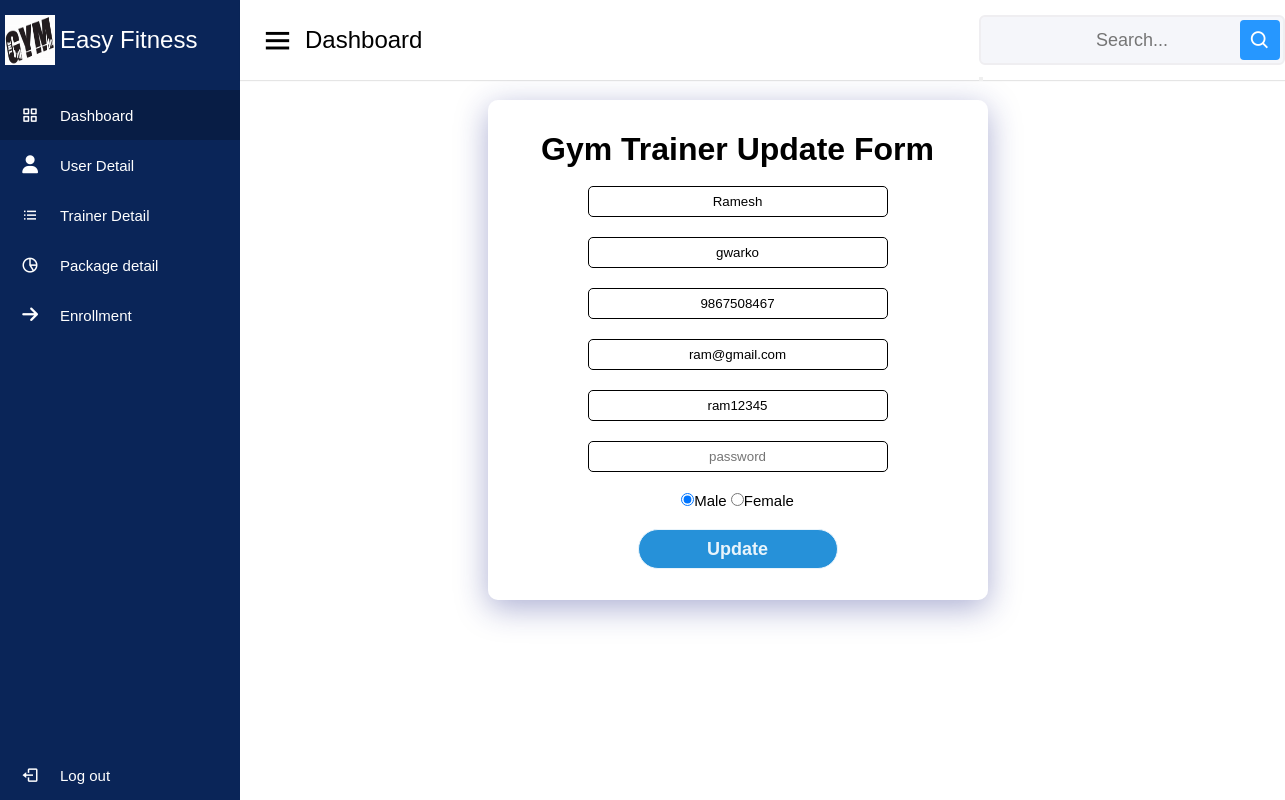
The page /admin/update_trainer.php?id=5 (signed in) on the database its author committed.
### tables this page shows
CREATE TABLE `trainer` (
  `id` int(11) NOT NULL,
  `name` varchar(50) NOT NULL,
  `address` varchar(50) NOT NULL,
  `phone` varchar(50) NOT NULL,
  `email` varchar(50) NOT NULL,
  `trainername` varchar(50) NOT NULL,
  `password` varchar(50) NOT NULL,
  `gender` varchar(50) NOT NULL
);

### admin/update_trainer.php (the view, shortened to what this page needs)
<?php
$id = $_GET['id'];
try {
  $conn = new mysqli('localhost', 'root', '', 'gym');
  $sql = "select * from trainer where id=$id";
  $res = $conn->query($sql);
  if ($res->num_rows == 1) {
    $user = $res->fetch_assoc();
    extract($user);
  } else {
    die("data not found");
  }
} catch (Exception $e) {
  die('Database  Error : ' . $e->getMessage());
}
?>
<!DOCTYPE html>
<html lang="en">
<head>
</head>
<?php
include("adm.php"); ?>
<body>
  <div class="container">
    <form action="<?php echo $_SERVER['PHP_SELF'] ?>?id=<?php echo $id ?>" method="post" class="form1" enctype="multipart/form-data">
      <h1>Gym Trainer Update Form</h1><br>
      <div class="group">
        <input type="text" name="name" placeholder="Name*" value="<?php echo $name; ?>">
      </div>
      <div class="group">
        <input type="text" name="address" placeholder="Address" value="<?php echo $address; ?>">
      </div>
      <div class="group">
        <input type="text" name="phone" placeholder="Phone" value="<?php echo $phone; ?>">
      </div>
      <div class="group">
        <input type="text" name="email" placeholder="Email" value="<?php echo $email; ?>">
      </div>
      <div class="group">
        <input type="text" name="trainername" placeholder="trainername" value="<?php echo $trainername; ?>">
      </div>
      <div class="group">
        <input type="text" name="password" placeholder="password">
      </div>
      <?php
      if ($user['gender'] == "Male") { ?>
        <div class="group">
          <input type="radio" name="gender" value="Male" checked>Male
          <input type="radio" name="gender" value="Female">Female
        </div>
      <?php } ?>
      <div class="btn" id="">
        <button name="btnUpdate" value="Update">Update</button><br>
      </div>
    </form>
  </div>
</body>
</html>

### admin/update_trainer.php (style rules this page uses)
h1, p { text-align: center; }
* { margin: 0; padding: 0; box-sizing: border-box; }
.container { height: 100vh; width: 1075px; margin-left: 200px; display: flex; justify-content: center; }
.form1 { height: 500px; width: 500px; margin-top: 100px; background: rgba(255, 255, 255, 0.35); box-shadow: 0 8px 32px 0 rgba(31, 38, 135, 0.37); backdrop-filter: blur(5px); -webkit-backdrop-filter: blur(5px); display: flex; flex-direction: column; justify-content: center; padding: 10px; align-items: center; border-radius: 10px; }
.group { margin-bottom: 20px; font-size: 15px; }
input[type=text] { padding: 7px; width: 300px; border-radius: 5px; border: 1px solid black; text-align: center; display: flex; }
.btn button { width: 200px; height: 40px; border: 1px solid; background: #2691d9; border-radius: 20px; font-size: 18px; color: #e9f4fb; font-weight: 700; cursor: pointer; outline: none; }

### admin/adm.php (style rules this page uses)
* { margin: 0; padding: 0; box-sizing: border-box; font-family: 'Poppins', sans-serif; }

### rows shown on the page
trainer: name "Ramesh", address "gwarko", phone "9867508467", email "ram@gmail.com", trainername "ram12345"
